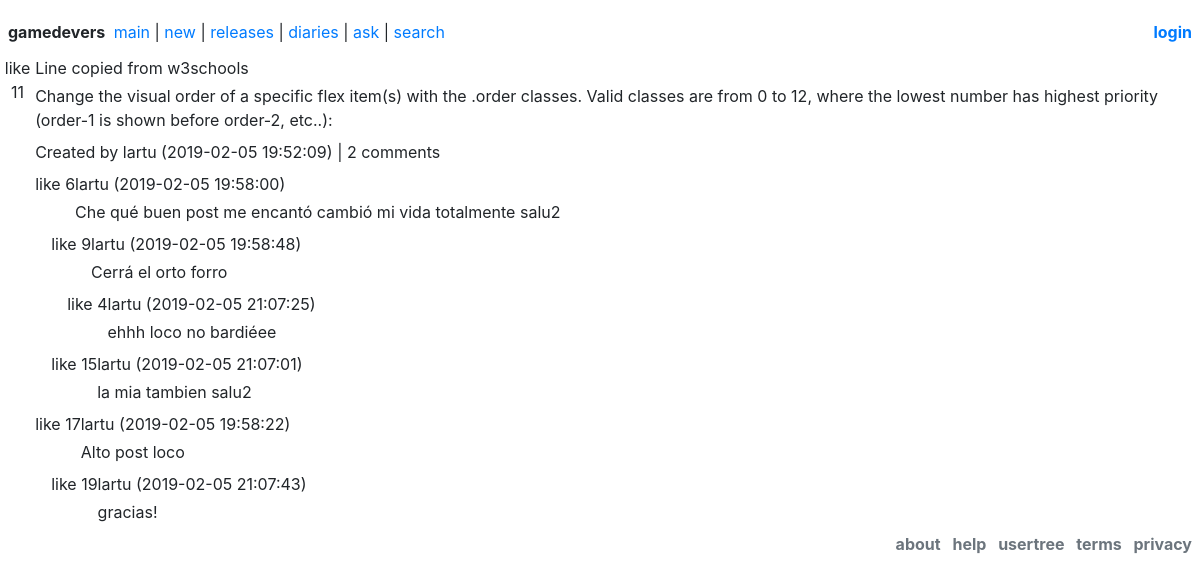
/post/?id=1, run on the app's committed database.
### tables this page shows
CREATE TABLE `post` (
  `id` int(11) NOT NULL AUTO_INCREMENT,
  `creator_id` int(11) NOT NULL,
  `post_date` datetime NOT NULL DEFAULT '0000-00-00 00:00:00' ON UPDATE CURRENT_TIMESTAMP,
  `title` varchar(128) DEFAULT NULL,
  `body` varchar(2048) NOT NULL,
  `parent_id` int(11) NOT NULL,
  `category` int(11) DEFAULT NULL,
  `upvotes` int(11) NOT NULL,
  PRIMARY KEY (`id`)
);

CREATE TABLE `user` (
  `id` int(11) NOT NULL AUTO_INCREMENT,
  `username` varchar(30) NOT NULL,
  `user_group` int(11) NOT NULL DEFAULT '0',
  PRIMARY KEY (`id`)
);

### include/head_vars.php (called while the page is built, shortened)
<?php
$absoluteSiteURL = "https://www.lartu.net/perma/gamedevers";
?>

### include/shibahug.php (called while the page is built, shortened)
<?php
function sqlSelect($table, $fields = "", $conditions = ""){
global $_shibahug__conn;
$select_clause  = _shibahug_formatSelect($fields);
$where_clause = _shibahug_formatWhere($conditions);
$sql = "SELECT ".$select_clause." FROM ".$table.$where_clause;
$query_result = $_shibahug__conn->query($sql);
$result = array();
if($query_result->num_rows>0){
$i = 0;
while($row = $query_result->fetch_assoc()){
$result[$i] = $row;
++$i;
}
}
return ($result);
}
function sqlCount($table, $conditions = ""){
global $_shibahug__conn;
$where_clause = _shibahug_formatWhere($conditions);
$sql = "SELECT COUNT(*) as cantidad FROM ".$table.$where_clause ;
$result = $_shibahug__conn->query($sql);
$row = $result->fetch_assoc();
$value = $row["cantidad"];
return ($value);
}
function sqlEncode($data){
$data = trim($data);
$data = stripslashes($data);
$data = htmlspecialchars($data);
$data = addslashes($data);
$data = str_replace("\"", "&#34;", $data);
$data = str_replace("'", "&#39;", $data);
return $data;
}
function _shibahug_formatSelect($fields){
if(!is_array($fields) && !empty($fields)) {
$fields = array($fields);
}
return empty($fields) ? "*" : implode(",", $fields);
}
function _shibahug_formatWhere($conditions){
if(!is_array($conditions) && !empty($conditions)) {
$conditions = array($conditions);
}
return empty($conditions) ? "" : " WHERE " . implode(" AND ", $conditions);
}
?>

### include/comment.php (the view, shortened to what this page needs)
<?php function comments_of($id, $first){ ?>
	<?php
		$comments = sqlSelect("post", "id, creator_id, post_date, body", "parent_id=$id");
		if(count($comments) == 0) return;
	?>
	<div class="<?php if(!$first) echo "comment-container ml-3"; ?>">
		<?php foreach($comments as $post){ ?>
			<div class="d-flex mt-2">
				<?php include "upvote.php"; ?>
				<div class="flex-grow-1">
					<div class="post-details">
						<?php
						$creator = sqlSelect("user", "id, username, user_group", "id=" . $post["creator_id"])[0];
						?>
						<span class="group-<?php echo $creator["user_group"]; ?>"><?php echo $creator["username"]; ?></span>
						(<?php echo $post["post_date"]; ?>)
					</div>
					<div class="post-body mt-1">
						<?php echo str_replace("\n", "<br>", $post["body"]); ?>
					</div>
				</div>
			</div>
			<?php comments_of($post["id"], false); ?>
		<?php } ?>
	</div>
<?php } ?>

### post/index.php (shortened to what this page needs)
<?php
	require "../include/shibahug.php";
	$post_id = sqlEncode($_GET["id"]);
	$post = sqlSelect("post", "id, creator_id, post_date, title, body, upvotes", "id=$post_id");
	$post = $post[0];
?>
<!DOCTYPE html>
	<html lang="en">
	<?php require "../include/head.php"; ?>
	<body>
		<?php require "../include/top-bar.php"; ?>
		<?php include "../include/post-body.php"; ?>
		<?php require "../include/footer.php"; ?>
	</body>
</html>

### include/head.php (shortened to what this page needs)
<?php
require "head_vars.php";
?>
<link rel="stylesheet" href="https://maxcdn.bootstrapcdn.com/bootstrap/4.2.1/css/bootstrap.min.css">
<link href="https://cdnjs.cloudflare.com/ajax/libs/foundicons/3.0.0/foundation-icons.css" rel="stylesheet">
<link href="https://afeld.github.io/emoji-css/emoji.css" rel="stylesheet">
<link href="<?php echo $absoluteSiteURL;?>/styles/style.css" rel="stylesheet">

### include/top-bar.php
<div class="top-bar mx-auto py-1 px-2 mt-3">
	<div class="d-flex">
		<div>
			<b class="mr-1">gamedevers</b>
			<br class="d-block d-sm-none">
			<a href="<?php echo $absoluteSiteURL;?>">main</a>
			| <a href="#">new</a>
			| <a href="#">releases</a>
			| <a href="#">diaries</a>
			| <a href="#">ask</a>
			| <a href="#">search</a>
		</div>
		<div class="ml-auto">
			<a href="#"><b>login</b></a>
		</div>
	</div>
</div>

### include/post-body.php (shortened to what this page needs)
<div class="d-flex mt-2">
	<?php include "upvote.php"; ?>
	<div class="flex-grow-1">
		<div>
			<span class="post-title"><?php echo $post["title"]; ?></span>
		</div>
		<div class="post-body mt-1 mb-2">
			<?php echo str_replace("\n", "<br>", $post["body"]); ?>
		</div>
		<div class="post-details">
			<?php
			$creator = sqlSelect("user", "id, username, user_group", "id=" . $post["creator_id"])[0];
			$comment_count = sqlCount("post", "parent_id=" . $post["id"]);
			$comment_count = $comment_count . ($comment_count != 1 ? " comments" : " comment");
			?>
			Created by <span class="group-<?php echo $creator["user_group"]; ?>"><?php echo $creator["username"]; ?></span>
			(<?php echo $post["post_date"]; ?>)
			| <?php echo $comment_count; ?>
		</div>
		<?php require "comment.php"; ?>
		<?php comments_of($post["id"], true); ?>
	</div>
</div>

### include/upvote.php
<div class="text-center upvote-container">
	<span class="upvote-button">like</span>
	<span class="upvote-number"><?php echo rand(2, 19);?></span>
</div>

### include/footer.php
<div class="text-muted px-2 py-0 text-right font-weight-bold my-2">
	<a href="#" class="mr-2 text-muted">about</a>
	<a href="#" class="mr-2 text-muted">help</a>
	<a href="#" class="mr-2 text-muted">usertree</a>
	<a href="#" class="mr-2 text-muted">terms</a>
	<a href="#" class="text-muted">privacy</a>
</div>

### data on the page
post: title "Line copied from w3schools", body "Change the visual order of a specific flex item(s) with the .order classes. Valid classes are from 0 to 12, where the lowest number has highest priority (order-1 is shown before order-2, etc..):", post_date "2019-02-05 19:52:09"
user: username "lartu"
post: user.username "lartu", post_date "2019-02-05 19:58:00", body "Che qué buen post me encantó cambió mi vida totalmente salu2"
post: user.username "lartu", post_date "2019-02-05 19:58:48", body "Cerrá el orto forro"
post: user.username "lartu", post_date "2019-02-05 21:07:25", body "ehhh loco no bardiéee"
post: user.username "lartu", post_date "2019-02-05 21:07:01", body "la mia tambien salu2"
post: user.username "lartu", post_date "2019-02-05 19:58:22", body "Alto post loco"
post: user.username "lartu", post_date "2019-02-05 21:07:43", body "gracias!"

### other printed values
$comment_count "2 comments"
